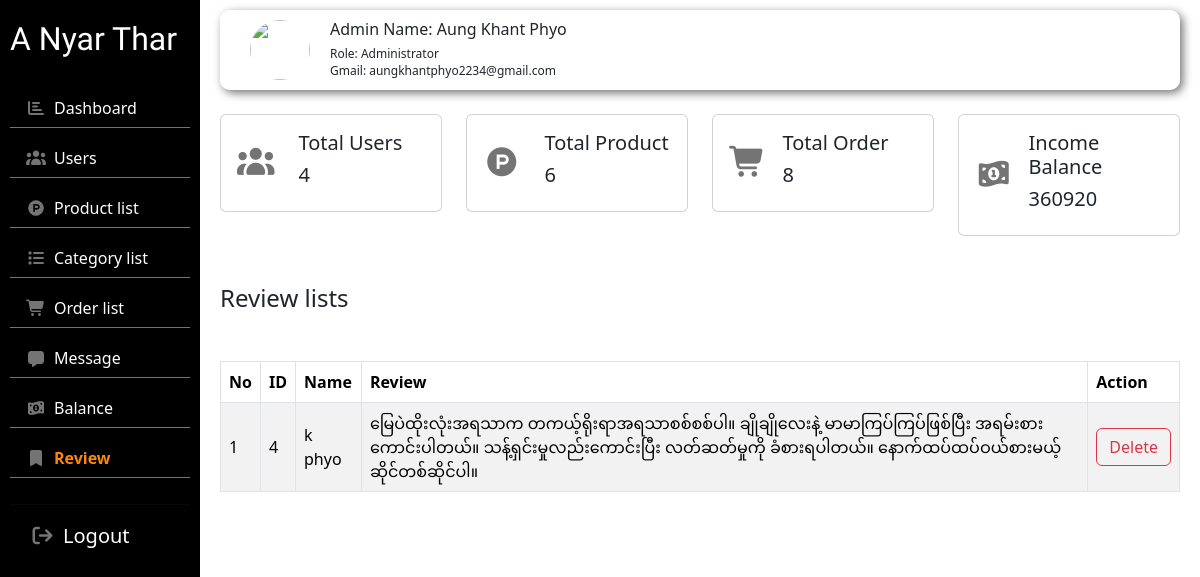
/admin/review.php (signed in), run on the app's committed database.
### tables this page shows
CREATE TABLE `user` (
  `user_id` int NOT NULL AUTO_INCREMENT,
  `user_name` varchar(30) DEFAULT NULL,
  `user_email` varchar(30) DEFAULT NULL,
  `user_pass` varchar(15) DEFAULT NULL,
  `user_phone` varchar(15) DEFAULT NULL,
  `user_address` varchar(25) DEFAULT NULL,
  `role` varchar(15) DEFAULT NULL,
  PRIMARY KEY (`user_id`)
);

CREATE TABLE `review` (
  `rev_id` int NOT NULL AUTO_INCREMENT,
  `user_id` int DEFAULT NULL,
  `rev_des` varchar(200) DEFAULT NULL,
  PRIMARY KEY (`rev_id`),
  KEY `user_id` (`user_id`),
  CONSTRAINT `review_ibfk_1` FOREIGN KEY (`user_id`) REFERENCES `user` (`user_id`)
);

### admin/review.php (the view, shortened to what this page needs)
<?php
    include('db.php');
    $adminname = "";
    if(isset($_SESSION["admin_id"])){
        $adminid = $_SESSION['admin_id'];
        $getusername = "SELECT * FROM user WHERE user_id = '$adminid'";
        $res11 = mysqli_query($conn, $getusername);
        $admindata = mysqli_fetch_array($res11);
        if($admindata){
            $adminname = $admindata['user_name'];
            $adminemail = $admindata['user_email'];
        }
    }
    $countuser = "SELECT COUNT(*) as usertotal FROM user;";
    $res11 = mysqli_query($conn, $countuser);
    $user1 = mysqli_fetch_array($res11);
    $totaluser = $user1['usertotal'];
    $countpro = "SELECT COUNT(*) as prototal FROM product;";
    $res22 = mysqli_query($conn, $countpro);
    $product2 = mysqli_fetch_array($res22);
    $prototal = $product2['prototal'];
    $countincome = "SELECT sum(final_total) as incomebal FROM orders;";
    $res33 = mysqli_query($conn, $countincome);
    $inconme33 = mysqli_fetch_array($res33);
    $incomebal = $inconme33['incomebal'];
    $countorder = "SELECT COUNT(*) as ordertotal FROM orders;";
    $res44 = mysqli_query($conn, $countorder);
    $order44 = mysqli_fetch_array($res44);
    $ordertotal = $order44['ordertotal'];
?>
<!doctype html>
<html lang="en">
    <head>
        <link href="https://cdn.jsdelivr.net/npm/bootstrap@5.3.8/dist/css/bootstrap.min.css" rel="stylesheet">
        <link rel="stylesheet" href="https://cdnjs.cloudflare.com/ajax/libs/font-awesome/7.0.1/css/all.min.css">
        <link rel="stylesheet" href="./backend.css">
    </head>
    <body class="review-page">
        <div class="container-fluid">
            <div class="adminrow row">
                <div class="sider col-lg-2" style="height: 100vh;">
                    <h2 class="anyarthar">A Nyar Thar</h2>
                    <ul class="list-group list-group-flush">
                        <li class="list-group-item bg-black">
                            <i class="icon fa-solid fa-chart-bar me-2"></i><a class="link" href="./index.php">Dashboard</a>
                        </li>
                        <li class="list-group-item bg-black">
                            <i class="icon fa-solid fa-users me-2"></i></i><a class="link" href="./users.php">Users</a>
                        </li>
                        <li class="list-group-item bg-black">
                            <i class="icon fa-brands fa-product-hunt me-2"></i><a class="link" href="./product.php">Product list</a>
                        </li>
                        <li class="list-group-item bg-black">
                            <i class="icon fa-solid fa-list me-2"></i><a class="link" href="./category.php">Category list</a>
                        </li>
                        <li class="list-group-item bg-black">
                            <i class="icon fa-solid fa-cart-shopping me-2"></i><a class="link" href="./order.php">Order list</a>
                        </li>
                        <li class="list-group-item bg-black">
                            <i class="icon fa-solid fa-message me-2"></i><a class="link" href="./message.php">Message</a>
                        </li>
                        <li class="list-group-item bg-black">
                            <i class="icon fa-solid fa-money-bill-1-wave me-2"></i></i><a class="link" href="./balance.php">Balance</a>
                        </li>
                        <li class="list-group-item bg-black">
                            <i class="icon fa-solid fa-bookmark me-2"></i><a class="link" href="./review.php">Review</a>
                        </li><hr>
                    </ul>
                    <div class="logout d-flex align-items-center">
                        <button onclick="logout()"><i class="logouticon fa-solid fa-arrow-right-from-bracket me-2"></i>Logout</button>
                    </div>
                </div>
                <div class="main col-lg-10 col-md--10">
                    <div class=" row">
                        <div class="col-lg-12 col-md-12">
                            <div class="adminpro d-flex align-items-center">
                                <div class="proimg">
                                    <img src="./projectphoto/profile photo1.png" alt="">
                                </div>
                                <div class="admindetial">
                                    <h5>Admin Name: <?php echo $adminname ?></h5>
                                    <h6>Role: Administrator</h6>
                                    <h6>Gmail: <?php echo $adminemail ?></h6>
                                </div>
                            </div>
                        </div>
                    </div>
                    <div class="row my-4">
                        <div class="col-lg-3 col-md-3">
                            <div class="card">
                                <div class="card-body d-flex align-items-center">
                                    <div class="me-3">
                                        <i class="icon fa-solid fa-users me-2"></i>
                                    </div>
                                    <div>
                                        <h5>Total Users</h5>
                                        <h5><?php echo $totaluser ?></h5>
                                    </div>
                                </div>
                            </div>
                        </div>
                        <div class="col-lg-3 col-md-3">
                            <div class="card">
                                <div class="card-body d-flex align-items-center">
                                    <div class="me-3">
                                        <i class="icon fa-brands fa-product-hunt me-2"></i>
                                    </div>
                                    <div>
                                        <h5>Total Product</h5>
                                        <h5><?php echo $prototal ?></h5>
                                    </div>
                                </div>
                            </div>
                        </div>
                        <div class="col-lg-3 col-md-3">
                            <div class="card">
                                <div class="card-body d-flex align-items-center">
                                    <div class="me-3">
                                        <i class="icon fa-solid fa-cart-shopping"></i>
                                    </div>
                                    <div>
                                        <h5>Total Order</h5>
                                        <h5><?php echo $ordertotal ?></h5>
                                    </div>
                                </div>
                            </div>
                        </div>
                        <div class="col-lg-3 col-md-3">
                            <div class="card">
                                <div class="card-body d-flex align-items-center">
                                    <div class="me-3">
                                        <i class="icon fa-solid fa-money-bill-1-wave"></i>
                                    </div>
                                    <div>
                                        <h5>Income Balance</h5>
                                        <h5><?php echo $incomebal ?></h5>
                                    </div>
                                </div>
                            </div>
                        </div>
                    </div>
                    <div class="row">
                        <div class="messagelist">
                            <div class="d-flex justify-content-between align-items-center pt-4 pb-3">
                                <div>
                                    <h4>Review lists</h4>
                                </div>
                            </div>
                            <div class="ptable my-4">
                                <table class="table table-bordered table-striped ">
                                    <thead class="align-middle">
                                        <tr>
                                            <th>No</th>
                                            <th>ID</th>
                                            <th>Name</th>
                                            <th>Review</th>
                                            <th>Action</th>
                                        </tr>
                                    </thead>
                                    <tbody class="align-middle">
                                        <?php
                                            $getrev = "SELECT review.*, user.user_name FROM review LEFT JOIN user ON review.user_id = user.user_id;";
                                            $getdata = mysqli_query($conn, $getrev);
                                            $i = 1;
                                            while($revdata = mysqli_fetch_array($getdata)):
                                        ?>
                                            <tr>
                                                <td><?php echo $i++ ?></td>
                                                <td><?php echo $revdata['rev_id']; ?></td>
                                                <td><?php echo $revdata['user_name']; ?></td>
                                                <td><?php echo $revdata['rev_des']; ?></td>
                                                <td>
                                                    <a href="review_del.php?id=<?php echo $revdata['rev_id']; ?>" class="btn btn-outline-danger">Delete</a>
                                                </td>
                                            </tr>
                                        <?php endwhile ?>
                                    </tbody>
                                </table>
                            </div>
                        </div>
                    </div>
                </div>
            </div>
        </div>
    </body>
</html>

### admin/backend.css (style rules this page uses)
:root { --maincolor: #ff8800; --navcolor: #747474; --whitecolor: #ffffff; --shadowblack: #000000; }
* { margin: 0; padding: 0; }
.dashboard-page .link[href*="index"], .users-page .link[href*="users"], .product-page .link[href*="product"], .category-page .link[href*="category"], .order-page .link[href*="order"], .message-page .link[href*="message"], .balance-page .link[href*="balance"], .review-page .link[href*="review"] { color: var(--maincolor) !important; font-weight: bold; }
.sider { background-color: black; padding: 20px 10px ; position: sticky; top: 0; }
.sider .anyarthar { color: var(--whitecolor); font-family: "Irish Grover", system-ui; margin-bottom: 30px; }
.sider ul li { border-bottom: 1px solid var(--navcolor); margin-bottom: 10px; padding-bottom: 7px; }
.sider ul li a { text-decoration: none; outline: none; color: var(--whitecolor); font-size: 16px; }
.sider ul li .icon { color: var(--navcolor); }
.sider .logout button { border: none; outline: none; background: none; color: var(--whitecolor); font-size: 20px; margin-left: 20px; }
.sider .logout .logouticon { color: var(--navcolor); font-size: 20px; }
.main { padding: 10px 20px; }
.adminrow { position: sticky; top: 10px; }
.adminpro { box-shadow: 3px 3px 10px var(--navcolor); border-radius: 10px; padding: 10px 30px; background-color: rgba(255, 255, 255, 0.5); backdrop-filter: blur(5px); }
.adminpro .proimg { width: 60px; height: 60px; margin-right: 20px; }
.adminpro .proimg img { width: 100%; height: 100%; border-radius: 50%; }
.adminpro .admindetial h5 { font-size: 16px; }
.adminpro .admindetial h6 { font-size: 12px; margin-bottom: 2px; }
.card .icon { font-size: 30px; color: var(--navcolor); }

### data on the page
user: user_name "Aung Khant Phyo", user_email "aungkhantphyo2234@gmail.com"
review: rev_id "4", user.user_name "k phyo", rev_des "မြေပဲထိုးလုံးအရသာက တကယ့်ရိုးရာအရသာစစ်စစ်ပါ။ ချိုချိုလေးနဲ့ မာမာကြပ်ကြပ်ဖြစ်ပြီး အရမ်းစားကောင်းပါတယ်။ သန့်ရှင်းမှုလည်းကောင်းပြီး လတ်ဆတ်မှုကို ခံစားရပါတယ်။ နောက်ထပ်ထပ်ဝယ်စားမယ့် ဆိုင်တစ်ဆိုင်ပါ။"

### other printed values
$totaluser "4"
$prototal "6"
$ordertotal "8"
$incomebal "360920"
